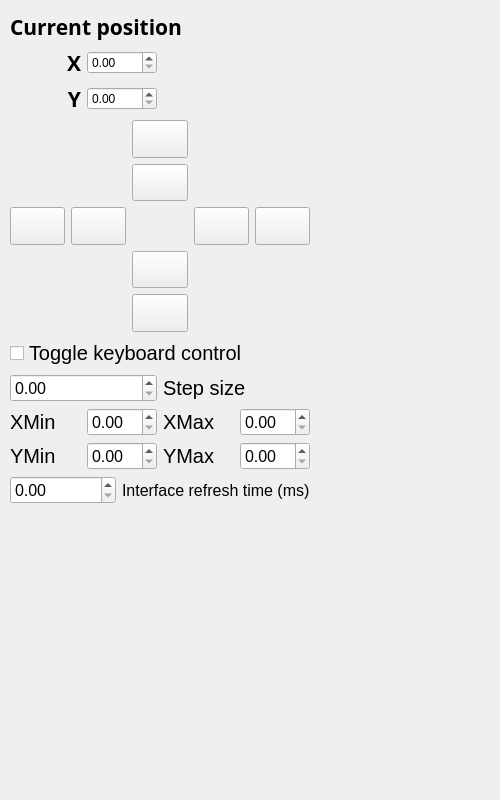
<?xml version="1.0" encoding="UTF-8"?>
<ui version="4.0">
 <class>Form</class>
 <widget class="QWidget" name="Form">
  <property name="geometry">
   <rect>
    <x>0</x>
    <y>0</y>
    <width>500</width>
    <height>800</height>
   </rect>
  </property>
  <property name="sizePolicy">
   <sizepolicy hsizetype="Preferred" vsizetype="Preferred">
    <horstretch>0</horstretch>
    <verstretch>0</verstretch>
   </sizepolicy>
  </property>
  <property name="minimumSize">
   <size>
    <width>255</width>
    <height>0</height>
   </size>
  </property>
  <property name="maximumSize">
   <size>
    <width>500</width>
    <height>16777215</height>
   </size>
  </property>
  <property name="windowTitle">
   <string>Form</string>
  </property>
  <widget class="QWidget" name="">
   <property name="geometry">
    <rect>
     <x>10</x>
     <y>12</y>
     <width>300</width>
     <height>492</height>
    </rect>
   </property>
   <layout class="QGridLayout" name="gridLayout_4">
    <item row="0" column="0" colspan="3">
     <widget class="QLabel" name="label_4">
      <property name="font">
       <font>
        <family>Lucida Sans</family>
        <pointsize>16</pointsize>
        <weight>75</weight>
        <bold>true</bold>
       </font>
      </property>
      <property name="text">
       <string>Current position</string>
      </property>
     </widget>
    </item>
    <item row="1" column="0" colspan="2">
     <layout class="QVBoxLayout" name="verticalLayout_3">
      <item>
       <layout class="QHBoxLayout" name="horizontalLayout_3">
        <item>
         <widget class="QLabel" name="label_5">
          <property name="font">
           <font>
            <family>Lucida Sans</family>
            <pointsize>16</pointsize>
            <weight>75</weight>
            <bold>true</bold>
           </font>
          </property>
          <property name="text">
           <string>X</string>
          </property>
          <property name="alignment">
           <set>Qt::AlignRight|Qt::AlignTrailing|Qt::AlignVCenter</set>
          </property>
         </widget>
        </item>
        <item>
         <widget class="QDoubleSpinBox" name="doubleSpinBox">
          <property name="styleSheet">
           <string notr="true">font: 75 14pt &quot;MS Shell Dlg 2&quot;;</string>
          </property>
         </widget>
        </item>
       </layout>
      </item>
      <item>
       <layout class="QHBoxLayout" name="horizontalLayout_4">
        <item>
         <widget class="QLabel" name="label_6">
          <property name="font">
           <font>
            <family>Lucida Sans</family>
            <pointsize>16</pointsize>
            <weight>75</weight>
            <bold>true</bold>
           </font>
          </property>
          <property name="text">
           <string>Y</string>
          </property>
          <property name="alignment">
           <set>Qt::AlignRight|Qt::AlignTrailing|Qt::AlignVCenter</set>
          </property>
         </widget>
        </item>
        <item>
         <widget class="QDoubleSpinBox" name="doubleSpinBox_2">
          <property name="styleSheet">
           <string notr="true">font: 75 14pt &quot;MS Shell Dlg 2&quot;;</string>
          </property>
         </widget>
        </item>
       </layout>
      </item>
     </layout>
    </item>
    <item row="2" column="0" colspan="4">
     <layout class="QGridLayout" name="gridLayout">
      <property name="sizeConstraint">
       <enum>QLayout::SetMaximumSize</enum>
      </property>
      <item row="2" column="1">
       <widget class="QPushButton" name="pushButton_4">
        <property name="sizePolicy">
         <sizepolicy hsizetype="MinimumExpanding" vsizetype="MinimumExpanding">
          <horstretch>0</horstretch>
          <verstretch>0</verstretch>
         </sizepolicy>
        </property>
        <property name="cursor">
         <cursorShape>PointingHandCursor</cursorShape>
        </property>
        <property name="text">
         <string/>
        </property>
        <property name="icon">
         <iconset resource="icons_resources.qrc">
          <normaloff>:/icon/gnome-icon-theme-2.20.0/gnome-icon-theme-2.20.0/32x32/actions/go-previous.png</normaloff>:/icon/gnome-icon-theme-2.20.0/gnome-icon-theme-2.20.0/32x32/actions/go-previous.png</iconset>
        </property>
        <property name="iconSize">
         <size>
          <width>32</width>
          <height>32</height>
         </size>
        </property>
       </widget>
      </item>
      <item row="2" column="3">
       <widget class="QPushButton" name="pushButton">
        <property name="sizePolicy">
         <sizepolicy hsizetype="MinimumExpanding" vsizetype="MinimumExpanding">
          <horstretch>0</horstretch>
          <verstretch>0</verstretch>
         </sizepolicy>
        </property>
        <property name="cursor">
         <cursorShape>PointingHandCursor</cursorShape>
        </property>
        <property name="text">
         <string/>
        </property>
        <property name="icon">
         <iconset resource="icons_resources.qrc">
          <normaloff>:/icon/gnome-icon-theme-2.20.0/gnome-icon-theme-2.20.0/32x32/actions/go-next.png</normaloff>:/icon/gnome-icon-theme-2.20.0/gnome-icon-theme-2.20.0/32x32/actions/go-next.png</iconset>
        </property>
        <property name="iconSize">
         <size>
          <width>32</width>
          <height>32</height>
         </size>
        </property>
       </widget>
      </item>
      <item row="0" column="2">
       <widget class="QPushButton" name="pushButton_6">
        <property name="sizePolicy">
         <sizepolicy hsizetype="MinimumExpanding" vsizetype="MinimumExpanding">
          <horstretch>0</horstretch>
          <verstretch>0</verstretch>
         </sizepolicy>
        </property>
        <property name="cursor">
         <cursorShape>PointingHandCursor</cursorShape>
        </property>
        <property name="text">
         <string/>
        </property>
        <property name="icon">
         <iconset resource="icons_resources.qrc">
          <normaloff>:/icon/gnome-icon-theme-2.20.0/gnome-icon-theme-2.20.0/32x32/actions/go-top.png</normaloff>:/icon/gnome-icon-theme-2.20.0/gnome-icon-theme-2.20.0/32x32/actions/go-top.png</iconset>
        </property>
        <property name="iconSize">
         <size>
          <width>32</width>
          <height>32</height>
         </size>
        </property>
       </widget>
      </item>
      <item row="4" column="2">
       <widget class="QPushButton" name="pushButton_7">
        <property name="sizePolicy">
         <sizepolicy hsizetype="MinimumExpanding" vsizetype="MinimumExpanding">
          <horstretch>0</horstretch>
          <verstretch>0</verstretch>
         </sizepolicy>
        </property>
        <property name="cursor">
         <cursorShape>PointingHandCursor</cursorShape>
        </property>
        <property name="text">
         <string/>
        </property>
        <property name="icon">
         <iconset resource="icons_resources.qrc">
          <normaloff>:/icon/gnome-icon-theme-2.20.0/gnome-icon-theme-2.20.0/32x32/actions/go-bottom.png</normaloff>:/icon/gnome-icon-theme-2.20.0/gnome-icon-theme-2.20.0/32x32/actions/go-bottom.png</iconset>
        </property>
        <property name="iconSize">
         <size>
          <width>32</width>
          <height>32</height>
         </size>
        </property>
       </widget>
      </item>
      <item row="2" column="0">
       <widget class="QPushButton" name="pushButton_9">
        <property name="sizePolicy">
         <sizepolicy hsizetype="MinimumExpanding" vsizetype="MinimumExpanding">
          <horstretch>0</horstretch>
          <verstretch>0</verstretch>
         </sizepolicy>
        </property>
        <property name="cursor">
         <cursorShape>PointingHandCursor</cursorShape>
        </property>
        <property name="text">
         <string/>
        </property>
        <property name="icon">
         <iconset resource="icons_resources.qrc">
          <normaloff>:/icon/gnome-icon-theme-2.20.0/gnome-icon-theme-2.20.0/32x32/actions/go-first.png</normaloff>:/icon/gnome-icon-theme-2.20.0/gnome-icon-theme-2.20.0/32x32/actions/go-first.png</iconset>
        </property>
        <property name="iconSize">
         <size>
          <width>32</width>
          <height>32</height>
         </size>
        </property>
       </widget>
      </item>
      <item row="2" column="4">
       <widget class="QPushButton" name="pushButton_8">
        <property name="sizePolicy">
         <sizepolicy hsizetype="MinimumExpanding" vsizetype="MinimumExpanding">
          <horstretch>0</horstretch>
          <verstretch>0</verstretch>
         </sizepolicy>
        </property>
        <property name="cursor">
         <cursorShape>PointingHandCursor</cursorShape>
        </property>
        <property name="text">
         <string/>
        </property>
        <property name="icon">
         <iconset resource="icons_resources.qrc">
          <normaloff>:/icon/gnome-icon-theme-2.20.0/gnome-icon-theme-2.20.0/32x32/actions/go-last.png</normaloff>:/icon/gnome-icon-theme-2.20.0/gnome-icon-theme-2.20.0/32x32/actions/go-last.png</iconset>
        </property>
        <property name="iconSize">
         <size>
          <width>32</width>
          <height>32</height>
         </size>
        </property>
       </widget>
      </item>
      <item row="3" column="2">
       <widget class="QPushButton" name="pushButton_3">
        <property name="sizePolicy">
         <sizepolicy hsizetype="MinimumExpanding" vsizetype="MinimumExpanding">
          <horstretch>0</horstretch>
          <verstretch>0</verstretch>
         </sizepolicy>
        </property>
        <property name="cursor">
         <cursorShape>PointingHandCursor</cursorShape>
        </property>
        <property name="text">
         <string/>
        </property>
        <property name="icon">
         <iconset resource="icons_resources.qrc">
          <normaloff>:/icon/gnome-icon-theme-2.20.0/gnome-icon-theme-2.20.0/32x32/actions/go-down.png</normaloff>:/icon/gnome-icon-theme-2.20.0/gnome-icon-theme-2.20.0/32x32/actions/go-down.png</iconset>
        </property>
        <property name="iconSize">
         <size>
          <width>32</width>
          <height>32</height>
         </size>
        </property>
       </widget>
      </item>
      <item row="1" column="2">
       <widget class="QPushButton" name="pushButton_2">
        <property name="sizePolicy">
         <sizepolicy hsizetype="MinimumExpanding" vsizetype="MinimumExpanding">
          <horstretch>0</horstretch>
          <verstretch>0</verstretch>
         </sizepolicy>
        </property>
        <property name="cursor">
         <cursorShape>PointingHandCursor</cursorShape>
        </property>
        <property name="text">
         <string/>
        </property>
        <property name="icon">
         <iconset resource="icons_resources.qrc">
          <normaloff>:/icon/gnome-icon-theme-2.20.0/gnome-icon-theme-2.20.0/32x32/actions/go-up.png</normaloff>:/icon/gnome-icon-theme-2.20.0/gnome-icon-theme-2.20.0/32x32/actions/go-up.png</iconset>
        </property>
        <property name="iconSize">
         <size>
          <width>32</width>
          <height>32</height>
         </size>
        </property>
       </widget>
      </item>
     </layout>
    </item>
    <item row="3" column="0" colspan="4">
     <widget class="QCheckBox" name="checkBox">
      <property name="font">
       <font>
        <pointsize>15</pointsize>
       </font>
      </property>
      <property name="text">
       <string>Toggle keyboard control</string>
      </property>
     </widget>
    </item>
    <item row="4" column="0" colspan="2">
     <layout class="QGridLayout" name="gridLayout_2">
      <item row="0" column="0">
       <widget class="QDoubleSpinBox" name="stepsizeSpinbox_3">
        <property name="font">
         <font>
          <pointsize>12</pointsize>
         </font>
        </property>
       </widget>
      </item>
     </layout>
    </item>
    <item row="4" column="2" colspan="2">
     <widget class="QLabel" name="label_8">
      <property name="font">
       <font>
        <pointsize>15</pointsize>
       </font>
      </property>
      <property name="text">
       <string>Step size    </string>
      </property>
     </widget>
    </item>
    <item row="5" column="0">
     <widget class="QLabel" name="label_7">
      <property name="font">
       <font>
        <pointsize>15</pointsize>
       </font>
      </property>
      <property name="text">
       <string>XMin</string>
      </property>
     </widget>
    </item>
    <item row="5" column="1">
     <widget class="QDoubleSpinBox" name="stepsizeSpinbox">
      <property name="font">
       <font>
        <pointsize>12</pointsize>
       </font>
      </property>
     </widget>
    </item>
    <item row="5" column="2">
     <widget class="QLabel" name="label_9">
      <property name="font">
       <font>
        <pointsize>15</pointsize>
       </font>
      </property>
      <property name="text">
       <string>XMax</string>
      </property>
     </widget>
    </item>
    <item row="5" column="3">
     <widget class="QDoubleSpinBox" name="stepsizeSpinbox_5">
      <property name="font">
       <font>
        <pointsize>12</pointsize>
       </font>
      </property>
     </widget>
    </item>
    <item row="6" column="0">
     <widget class="QLabel" name="label_3">
      <property name="font">
       <font>
        <pointsize>15</pointsize>
       </font>
      </property>
      <property name="text">
       <string>YMin</string>
      </property>
     </widget>
    </item>
    <item row="6" column="1">
     <widget class="QDoubleSpinBox" name="stepsizeSpinbox_2">
      <property name="font">
       <font>
        <pointsize>12</pointsize>
       </font>
      </property>
     </widget>
    </item>
    <item row="6" column="2">
     <widget class="QLabel" name="label_10">
      <property name="font">
       <font>
        <pointsize>15</pointsize>
       </font>
      </property>
      <property name="text">
       <string>YMax</string>
      </property>
     </widget>
    </item>
    <item row="6" column="3">
     <widget class="QDoubleSpinBox" name="stepsizeSpinbox_4">
      <property name="font">
       <font>
        <pointsize>12</pointsize>
       </font>
      </property>
     </widget>
    </item>
    <item row="7" column="0" colspan="4">
     <layout class="QGridLayout" name="gridLayout_3">
      <item row="0" column="0">
       <widget class="QDoubleSpinBox" name="stepsizeSpinbox_6">
        <property name="font">
         <font>
          <pointsize>12</pointsize>
         </font>
        </property>
        <property name="maximum">
         <double>100000.000000000000000</double>
        </property>
       </widget>
      </item>
      <item row="0" column="1">
       <widget class="QLabel" name="label_11">
        <property name="font">
         <font>
          <family>MS Shell Dlg 2</family>
          <pointsize>12</pointsize>
          <weight>50</weight>
          <italic>false</italic>
          <bold>false</bold>
         </font>
        </property>
        <property name="styleSheet">
         <string notr="true">font: 12pt &quot;MS Shell Dlg 2&quot;;</string>
        </property>
        <property name="text">
         <string>Interface refresh time (ms)</string>
        </property>
       </widget>
      </item>
     </layout>
    </item>
   </layout>
  </widget>
 </widget>
 <resources>
  <include location="icons_resources.qrc"/>
 </resources>
 <connections/>
</ui>
